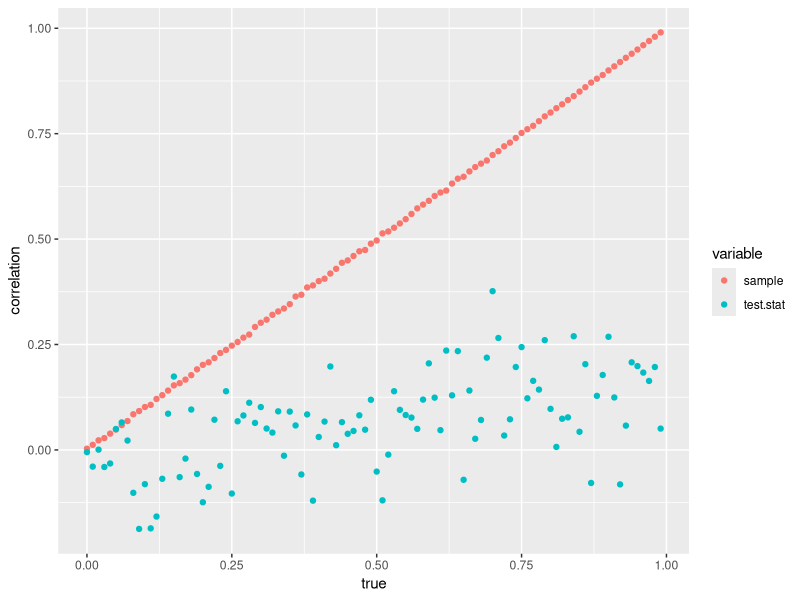
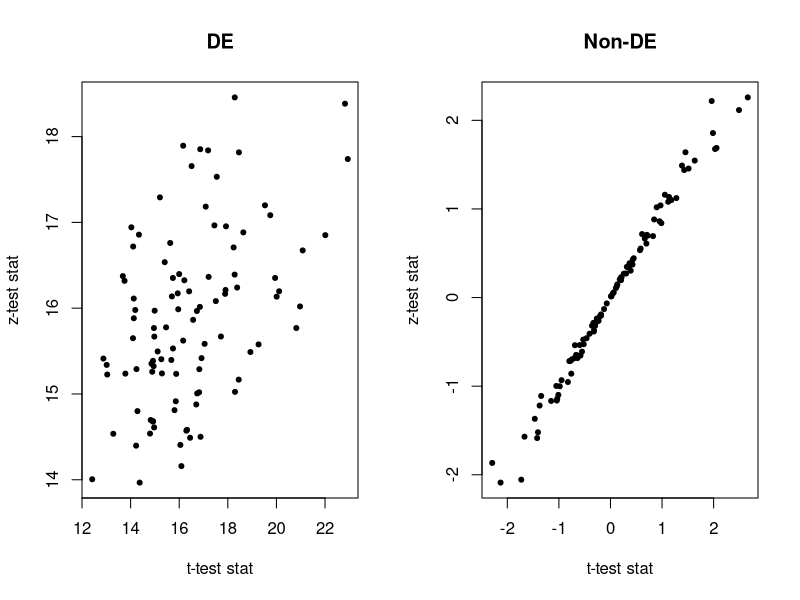
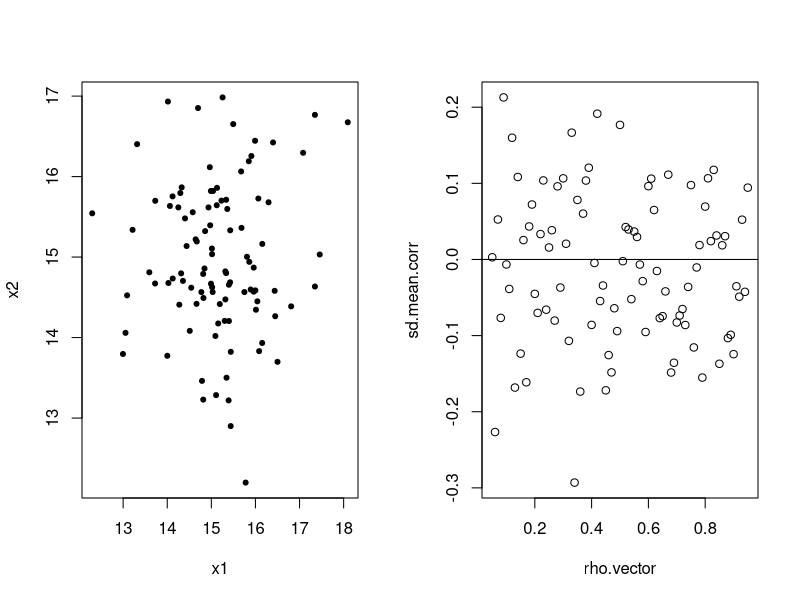
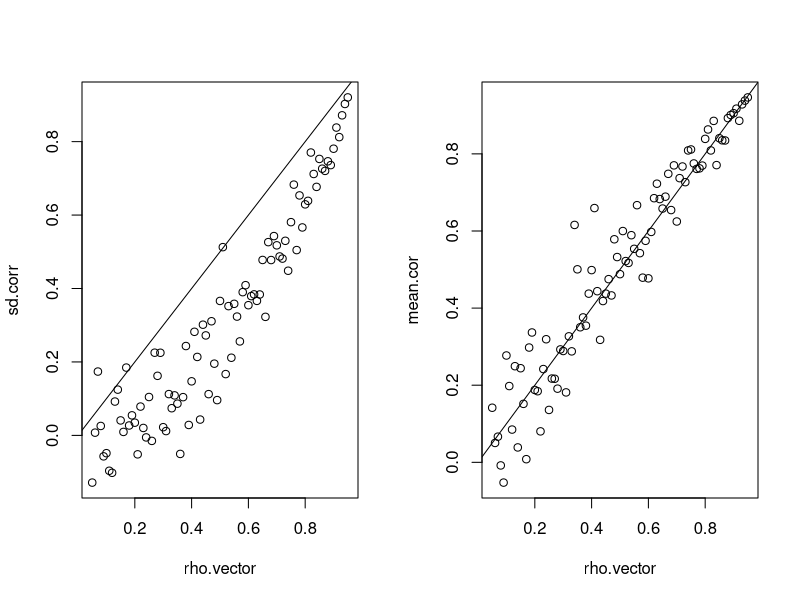
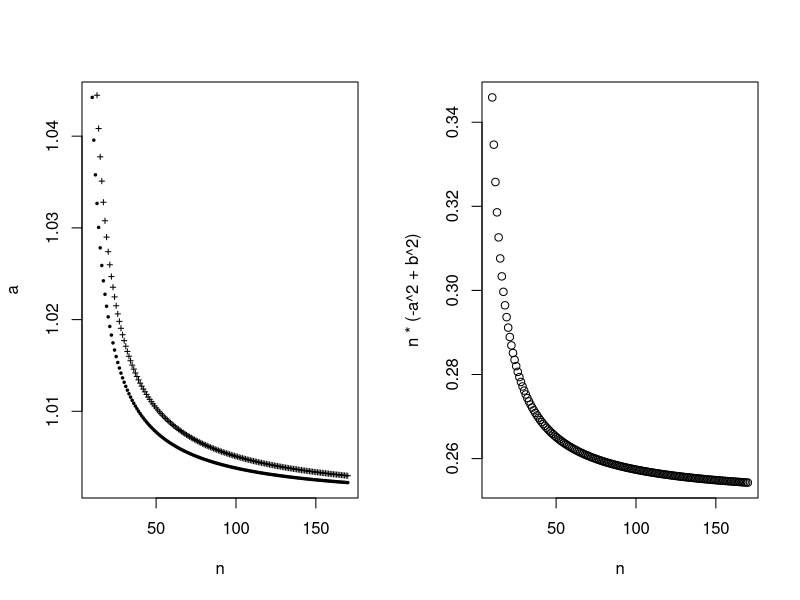
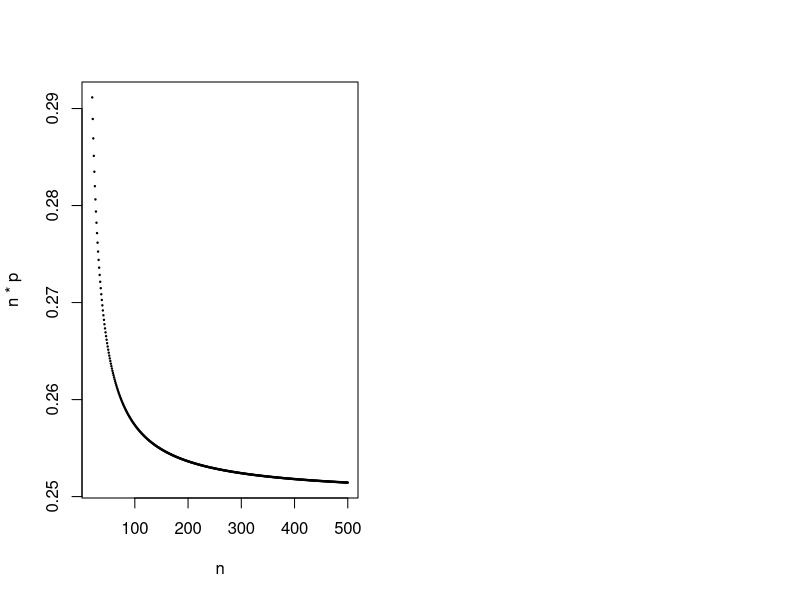
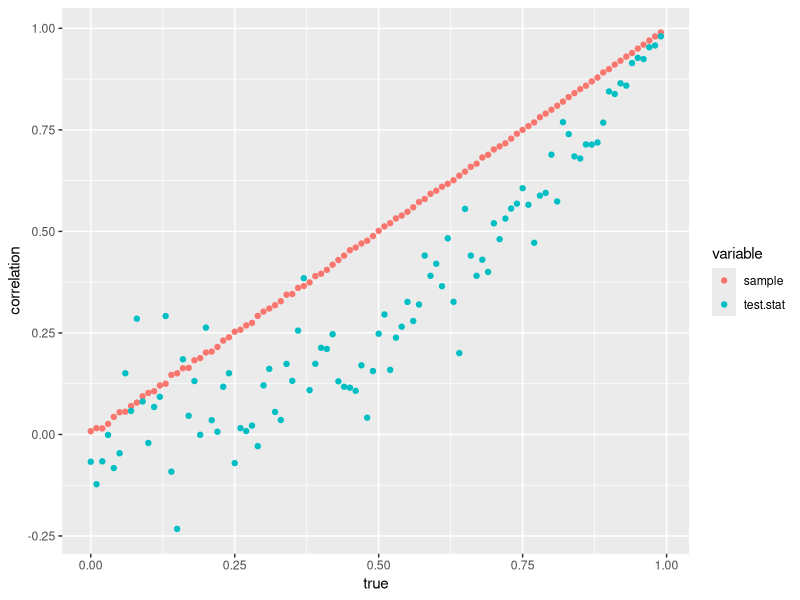

Write R code to recreate these figures, in order.

## generate correlated Normal data

## input:  
#    mu:  a vector of 2, specifying the mean level for each gene
#   rho:  the true correlation we want to simulate 
# sigma:  a vector of 2, specifying the variance 
#     n:  the number of samples to be generated

## output: a matrix of 2 by n
#

correlated.norm <- function(mu, rho, sigma, n)
{
  library(MASS)
  sig.element <- c(sigma[1], rho*sqrt(sigma[1]*sigma[2]),     ## the elements in Sigma
                   rho*sqrt(sigma[1]*sigma[2]), sigma[2])
  sig <- matrix(sig.element, 2, 2)                            # the covariance matrix
  dat <- mvrnorm(n=n, mu = mu, Sigma = sig)                   # simulate the correlated normal data
  return(t(dat))
}


ttest.stat <- function(y)
{
  n <- dim(y)[2]                              # get the number of samples from each gene
  mean1 <- apply(y[, 1:(n/2)], 1, mean)       # the first half is from treatment
  mean2 <- apply(y[, -(1:(n/2))], 1, mean)    # the second half is from control
  
  s1 <- apply(y[, 1:(n/2)], 1, var)           # the variance for the first half
  s2 <- apply(y[, -(1:(n/2))], 1, var)        # the variance for the second half
  
#   t1 <- t.test(y[1, 1:(n/2)], y[1, -(1:(n/2))])$stat
#   t2 <- t.test(y[2, 1:(n/2)], y[2, -(1:(n/2))])$stat
#   t.stat <- c(t1, t2)
#   
  t.stat <- (mean1 - mean2)/sqrt(s1/(n/2) + s2/(n/2))  # the test statistics
  return(t.stat)
}


ztest.stat <- function(y, sigma1, sigma2)
{
  n <- dim(y)[2]                              # get the number of samples from each gene
  mean1 <- apply(y[, 1:(n/2)], 1, mean)       # the first half is from treatment
  mean2 <- apply(y[, -(1:(n/2))], 1, mean)    # the second half is from control
  
  z.stat <- (mean1-mean2)/sqrt(sigma1/(n/2) + sigma2/(n/2))
  return(z.stat)
}


sample.stat.correlation <- function(mu1, sigma1, mu2, sigma2, rho, n, nreps)
{
  
  stat <- matrix(NA, nrow=nreps, ncol=2)                     # matrix to store the t.stat
  rho.sample <- c()
 
  for ( k in 1: nreps)                                       # create a vector of score stat for each gene
  {
    y.t1 <- correlated.norm(mu1, rho, sigma1, n/2)           # treatment 
    y.t2 <- correlated.norm(mu2, rho, sigma2, n/2)           # control
    
    y <- cbind(y.t1, y.t2)                                   # expression data of two genes
    rho1 <- cor(t(y.t1))[1, 2]; rho2 <- cor(t(y.t2))[1, 2]   # sample correlation for each group
    rho.sample[k] <- mean(c(rho1, rho2))                     # mean of sample correlation
 
#    stat[k, ] <- ztest.stat(y, sigma1, sigma2)              # calculate the z stat
    stat[k, ] <- ttest.stat(y)                               #  calculate the t stat
  }
  
  rho.ave <- mean(rho.sample)                                # calculate the mean of the sampel rhos
  rho.t <- cor(stat)[1, 2]                                   # calculate the correlation of statistics
  rho.list <- list(sample.cor= rho.ave, stat.cor = rho.t)
    
  return(rho.list)  
}


mu1 <- c(10, -10); mu2 <- c(10, -20)
sigma1 <- c(.1, .3); sigma2 <- c(.2, .6)
rho <- 0.5; n <- 1000; nreps <- 100;

rho <- seq(0, 0.99, by = 0.01)
store.corr <- data.frame(matrix(NA, length(rho), 3))
colnames(store.corr) <- c("sample", "test.stat", "true")


for ( i in 1:length(rho))
{
  a <- sample.stat.correlation(mu1, sigma1, mu2, sigma2, rho[i], n, nreps)
  
  store.corr[i, 1] <- a$sample.cor
  store.corr[i, 2] <- a$stat.cor
  store.corr[i, 3] <- rho[i]
  
}


library(reshape2)
store.corr1 <- melt(store.corr, id="true")
library(ggplot2)
ggplot(data = store.corr1, aes(x=true, y=value) ) +
  geom_point(aes(colour=variable)) + 
  labs(x="true", y="correlation")




##########################
# If we look at the $z$-test statistic and $t$-test statistic, 
# \item if $m$ and $n$ are small, then $S_{X_1}^2$ and $S_{Y_1}^2$ cannot be accurately estimated
# \item if $m$ and $n$ are large, then the denominator will be very small, in which case a slight difference between the sample variance  $S_{X_1}^2$ and true variance  $\sigma^2_1$ will augment the difference of test statistics. 


nsim <- 100
t.stat  <- s.mat<- m.mat <- matrix(NA, nsim, 4)
t.stat <- s.mat <- data.frame(t.stat)
colnames(t.stat) <- c("t.test1", "t.test2", "z.test1", "z.test2")
colnames(s.mat) <- c("s11", "s21", "s12", "s22")

for ( i in 1:nsim){
  
mu1 <- c(15, 10); mu2 <- c(10, 10)
sigma1 <- c(1, 1); sigma2 <- c(1, 1)
rho <- 0.5; n <- 40;

y.t1 <- correlated.norm(mu1, rho, sigma1, n/2)           # treatment 
y.t2 <- correlated.norm(mu2, rho, sigma2, n/2)           # control

y <- cbind(y.t1, y.t2)   

mean1 <- apply(y[, 1:(n/2)], 1, mean)       # the first half is from treatment
mean2 <- apply(y[, -(1:(n/2))], 1, mean)    # the second half is from control

s1 <- apply(y[, 1:(n/2)], 1, var)           # the variance for the first half
s2 <- apply(y[, -(1:(n/2))], 1, var)        # the variance for the second half

m.mat[i, ] <- c(mean1, mean2)
s.mat[i, ] <- c(s1, s2)

t.stat[i,1:2 ] <- (mean1 - mean2)/sqrt(s1/(n/2) + s2/(n/2))  # the test statistics
t.stat[i,3:4 ] <- (mean1-mean2)/sqrt(sigma1/(n/2) + sigma2/(n/2))
}

par(mfrow=c(1, 2))
plot(t.stat[, 1], t.stat[, 3], pch=20, xlab="t-test stat", ylab="z-test stat", main="DE")
plot(t.stat[, 2], t.stat[, 4], pch=20, xlab="t-test stat", ylab="z-test stat", main="Non-DE")
cor(t.stat)


x1 <- rnorm(100, 15, 1)
x2 <- 15 + rnorm(100)

cor(x1,x2)

plot(x1, x2, pch=20)

## Why is this happening

barx <- varx <- c()
for ( i in 1:100)
{
  x <- rnorm(100)
  
  barx[i] <- mean(x)
  varx[i] <- var(x)
  
}

cor(barx, varx)


rho.vector <- seq(0.05, 0.95, by = 0.01)                      # the true correlation
sd.mean.corr <- c()                                           # the sample correlation of std of g1 and mean of g2
mean.cor <- sd.corr <- c()

for ( k0 in 1:length(rho.vector))
{
  rho <- rho.vector[k0]

  sd.ave <- mu.ave <- matrix(NA, 100, 2)
  for ( k in 1:100)
    {
    mu <- c(0, 0);  sigma <- matrix(c(1, rho, rho, 1), ncol=2, nrow=2)
    xx <- mvrnorm(1000, mu, sigma )
    var1 <- apply(xx, 2, var)
  
    mu2 <- c(0, 0);  sigma2 <- matrix(c(1, rho, rho, 1), ncol=2, nrow=2)
    xx2 <- mvrnorm(1000, mu2, sigma2 )
    var2 <- apply(xx2, 2, var)

    xy <- rbind(xx, xx2)
  
    sd.ave[k, ] <- 1/sqrt((var1 + var2)/2)                         # mean sd as the pooled sd

    mu.ave[k, ] <- apply(xx, 2, mean) - apply(xx2, 2, mean)
    }

   sd.mean.corr[k0] <- cor(sd.ave[, 1], mu.ave[, 2])
   sd.corr[k0] <- cor(sd.ave)[1, 2]
   mean.cor[k0] <- cor(mu.ave)[1, 2]
}

plot(rho.vector, sd.mean.corr)
abline(0, 0)
plot(rho.vector, sd.corr)
abline(0, 1)
plot(rho.vector, mean.cor)
abline(0, 1)


n <- 10:170

a <- sqrt(n-1)*(gamma(n-1.5))/(gamma(n-1))
b <- sqrt((n-1)/(n-2))
#c(a, b)
plot(n, a, pch=20, cex=0.5)
points(n, b, cex=0.5, pch=3)
plot(n, n*(-a^2+b^2))

n <- 20:500

a <- sqrt((n-1)/(n-2))
b <-  choose(2*n-4, n-2)/4^(n-2)*sqrt((n-1)*pi)
which(is.nan(b))
p <-  a^2 -b^2


plot(n, n*p, pch=20, cex=0.3)
range(n*p)

############ now the correlation between test statistic is related to both 
###########  rho0 = cor(z1, z2) and rho1 = cor(1/s1, 1/s2)

# simulate the correlation of 1/s1 and 1/s2

##  calculate the inverse of standard errors
inv_sd <- function(y)
{
  n <- dim(y)[2]                              # get the number of samples from each gene
  var1 <- apply(y[, 1:(n/2)], 1, var)         # the variance for the first half
  var2 <- apply(y[, -(1:(n/2))], 1, var)      # the variance for the second half
  
  inv_s1 <- 1/sqrt((var1[1] + var2[1])/2)                 # pooled variance for gene 1
  inv_s2 <- 1/sqrt((var1[2] + var2[2])/2)                 # pooled variance for gene 2
  
#  inv_s1 <- (var1[1] + var2[1])/2                 # pooled variance for gene 1
#  inv_s2 <- (var1[2] + var2[2])/2                 # pooled variance for gene 2
  
  return(c(inv_s1, inv_s2))
}



# the correlation of sample and the correlation of inverse_standard_errors
sample.inv_sd.correlation <- function(mu1, sigma1, mu2, sigma2, rho, n, nreps)
{
  
  stat <- matrix(NA, nrow=nreps, ncol=2)                     # matrix to store the t.stat
  rho.sample <- c()
  
  for ( k in 1: nreps)                                       # create a vector of score stat for each gene
  {
    y.t1 <- correlated.norm(mu1, rho, sigma1, n/2)           # treatment 
    y.t2 <- correlated.norm(mu2, rho, sigma2, n/2)           # control
    
    y <- cbind(y.t1, y.t2)                                   # expression data of two genes
    rho1 <- cor(t(y.t1))[1, 2]; rho2 <- cor(t(y.t2))[1, 2]   # sample correlation for each group
    rho.sample[k] <- mean(c(rho1, rho2))                     # mean of sample correlation
    
    #    stat[k, ] <- ztest.stat(y, sigma1, sigma2)              # calculate the z stat
    stat[k, ] <- inv_sd(y)
  }
  
  rho.ave <- mean(rho.sample)                                # calculate the mean of the sampel rhos
  rho.s <- cor(stat)[1, 2]                                   # calculate the correlation of statistics
  rho.list <- list(sample.cor= rho.ave, inv_sd.cor = rho.s)
  
  return(rho.list)  
}



mu1 <- c(10, 10); mu2 <- c(10, 10)
sigma1 <- c(1, 3); sigma2 <- c(1, 3)
rho <- 0.5; n <- 1000; nreps <- 100;

rho <- seq(0, 0.99, by = 0.01)
store.corr <- data.frame(matrix(NA, length(rho), 3))
colnames(store.corr) <- c("sample", "test.stat", "true")


for ( i in 1:length(rho))
{
  a <- sample.inv_sd.correlation(mu1, sigma1, mu2, sigma2, rho[i], n, nreps)
  
  store.corr[i, 1] <- a$sample.cor
  store.corr[i, 2] <- a$inv_sd.cor
  store.corr[i, 3] <- rho[i]
  
}


library(reshape2)
store.corr1 <- melt(store.corr, id="true")
library(ggplot2)
ggplot(data = store.corr1, aes(x=true, y=value) ) +
  geom_point(aes(colour=variable)) + 
  labs(x="true", y="correlation")




